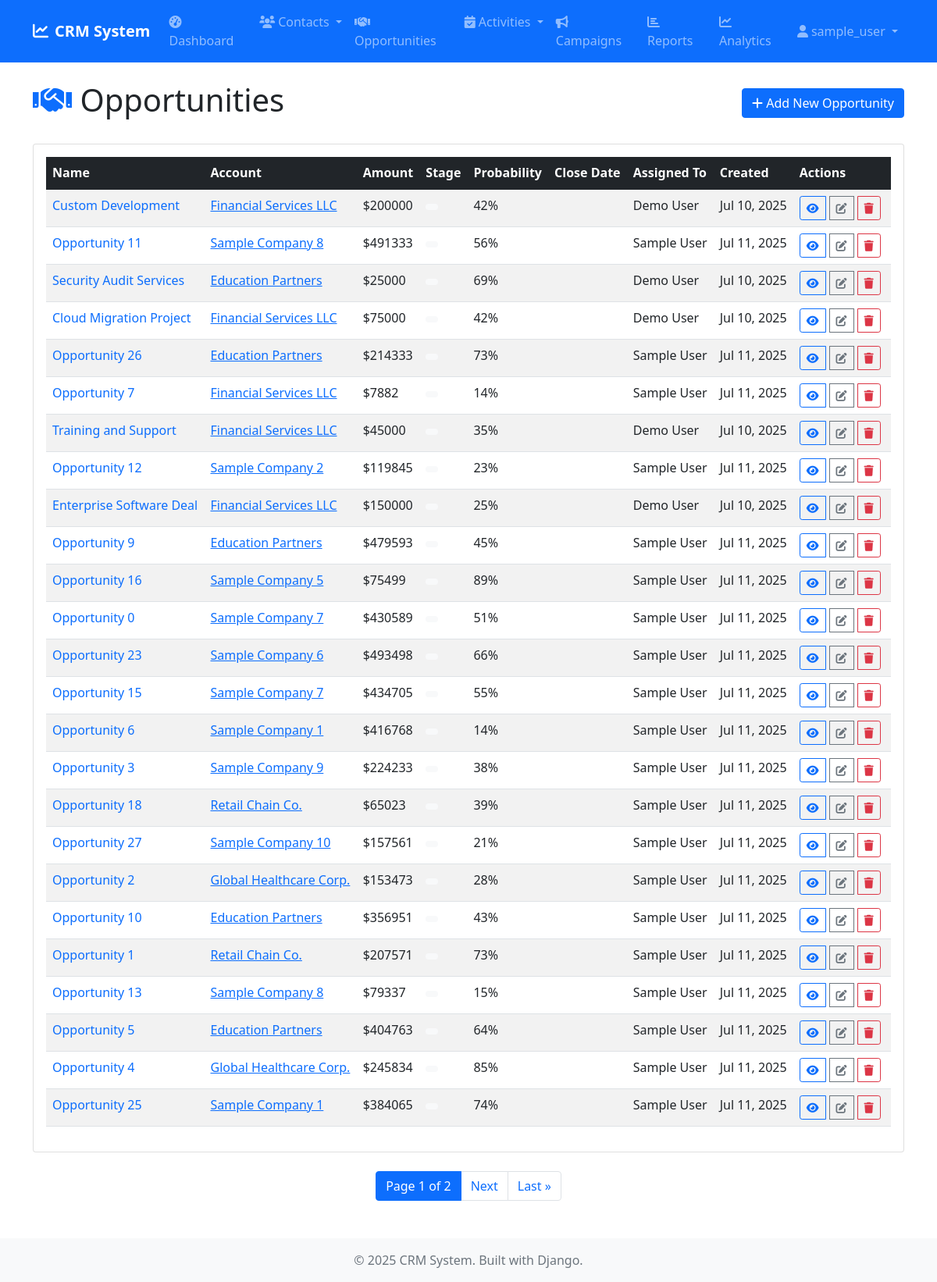
Before: /opportunities/ (signed in) with the older database file.
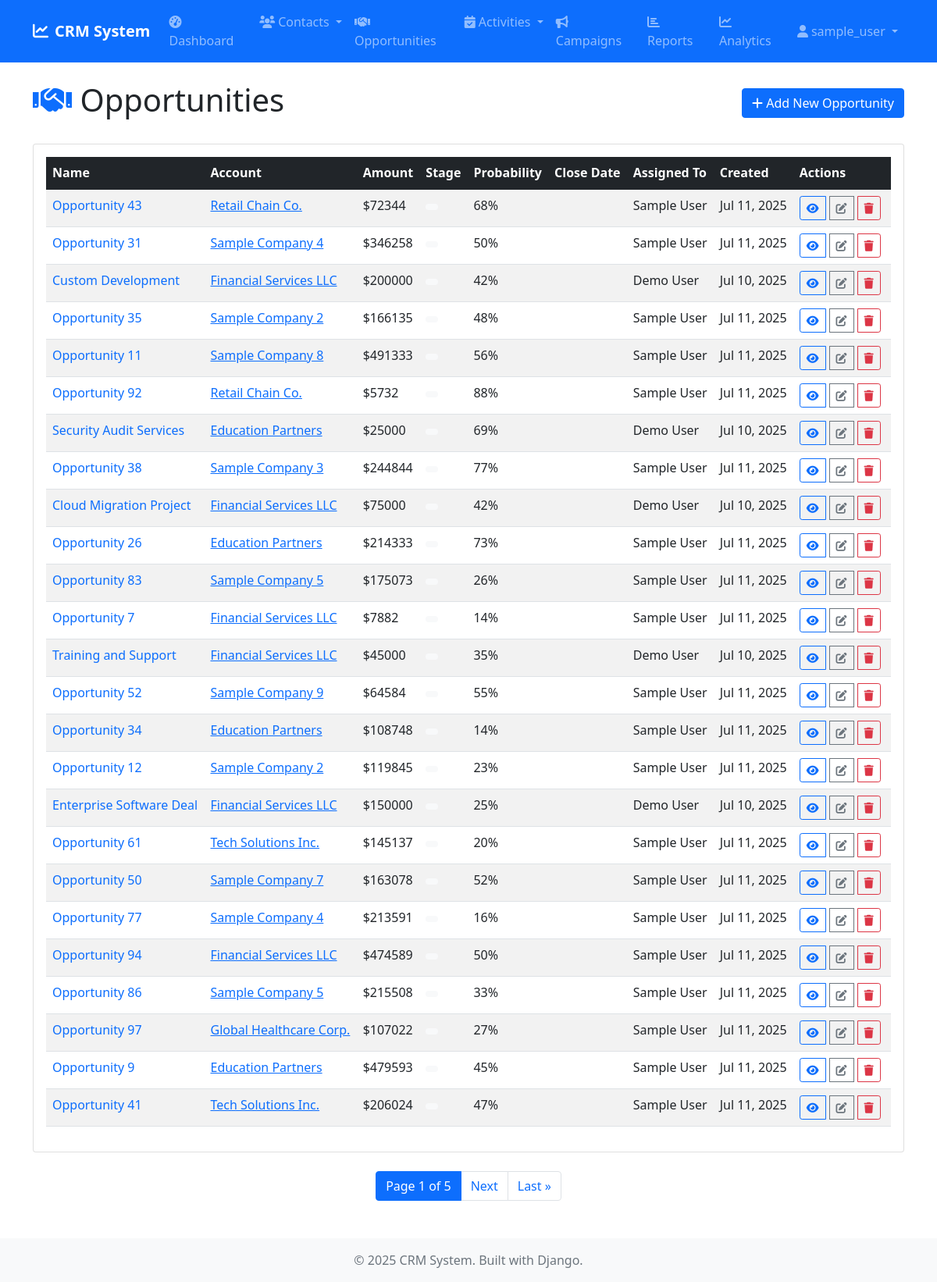
After: the same page with the newer database file.
### opportunities/models.py (models this page shows, shortened)
class Opportunity(models.Model):
    SALES_STAGE = [
        ('prospecting', 'Prospecting'),
        ('qualification', 'Qualification'),
        ('needs_analysis', 'Needs Analysis'),
        ('value_proposition', 'Value Proposition'),
        ('id_decision_makers', 'Id. Decision Makers'),
        ('perception_analysis', 'Perception Analysis'),
        ('proposal', 'Proposal/Price Quote'),
        ('negotiation', 'Negotiation/Review'),
        ('closed_won', 'Closed Won'),
        ('closed_lost', 'Closed Lost'),
    ]
    LEAD_SOURCE = [
        ('existing_customer', 'Existing Customer'),
        ('partner', 'Partner'),
        ('public_relations', 'Public Relations'),
        ('direct_mail', 'Direct Mail'),
        ('conference', 'Conference'),
        ('trade_show', 'Trade Show'),
        ('web_site', 'Web Site'),
        ('word_of_mouth', 'Word of mouth'),
        ('email', 'Email'),
        ('campaign', 'Campaign'),
        ('other', 'Other'),
    ]
    TYPE_CHOICES = [
        ('existing_business', 'Existing Business'),
        ('new_business', 'New Business'),
    ]
    name = models.CharField(max_length=200)
    account = models.ForeignKey(Account, on_delete=models.CASCADE, related_name='opportunities')
    contact = models.ForeignKey(Contact, on_delete=models.SET_NULL, null=True, blank=True)
    amount = models.DecimalField(max_digits=15, decimal_places=2)
    sales_stage = models.CharField(max_length=20, choices=SALES_STAGE, default='prospecting')
    probability = models.IntegerField(default=0, help_text='Probability of closing (0-100%)')
    expected_close_date = models.DateField()
    opportunity_type = models.CharField(max_length=20, choices=TYPE_CHOICES, blank=True)
    lead_source = models.CharField(max_length=20, choices=LEAD_SOURCE, blank=True)
    next_step = models.CharField(max_length=200, blank=True)
    description = models.TextField(blank=True)
    assigned_to = models.ForeignKey(User, on_delete=models.SET_NULL, null=True, blank=True)
    created_by = models.ForeignKey(User, on_delete=models.SET_NULL, null=True, blank=True, related_name='created_opportunities')
    created_at = models.DateTimeField(auto_now_add=True)
    updated_at = models.DateTimeField(auto_now=True)
    class Meta:
        ordering = ['-expected_close_date']
        verbose_name_plural = 'Opportunities'

### accounts/models.py (models this page shows, shortened)
class Account(models.Model):
    ACCOUNT_TYPES = [
        ('customer', 'Customer'),
        ('prospect', 'Prospect'),
        ('partner', 'Partner'),
        ('competitor', 'Competitor'),
        ('other', 'Other'),
    ]
    INDUSTRIES = [
        ('technology', 'Technology'),
        ('healthcare', 'Healthcare'),
        ('finance', 'Finance'),
        ('education', 'Education'),
        ('retail', 'Retail'),
        ('manufacturing', 'Manufacturing'),
        ('other', 'Other'),
    ]
    name = models.CharField(max_length=200)
    account_type = models.CharField(max_length=20, choices=ACCOUNT_TYPES, default='customer')
    industry = models.CharField(max_length=20, choices=INDUSTRIES, blank=True)
    website = models.URLField(blank=True)
    phone = models.CharField(max_length=20, blank=True)
    email = models.EmailField(blank=True)
    billing_street = models.TextField(blank=True)
    billing_city = models.CharField(max_length=100, blank=True)
    billing_state = models.CharField(max_length=100, blank=True)
    billing_postal_code = models.CharField(max_length=20, blank=True)
    billing_country = models.CharField(max_length=100, blank=True)
    shipping_street = models.TextField(blank=True)
    shipping_city = models.CharField(max_length=100, blank=True)
    shipping_state = models.CharField(max_length=100, blank=True)
    shipping_postal_code = models.CharField(max_length=20, blank=True)
    shipping_country = models.CharField(max_length=100, blank=True)
    annual_revenue = models.DecimalField(max_digits=15, decimal_places=2, null=True, blank=True)
    employees = models.IntegerField(null=True, blank=True)
    description = models.TextField(blank=True)
    assigned_to = models.ForeignKey(User, on_delete=models.SET_NULL, null=True, blank=True)
    created_by = models.ForeignKey(User, on_delete=models.SET_NULL, null=True, blank=True, related_name='created_accounts')
    created_at = models.DateTimeField(auto_now_add=True)
    updated_at = models.DateTimeField(auto_now=True)
    class Meta:
        ordering = ['name']

### opportunities/views.py (the view)
# urls.py: path('', views.OpportunityListView.as_view(), name='list'),
class OpportunityListView(LoginRequiredMixin, ListView):
    model = Opportunity
    template_name = 'opportunities/opportunity_list.html'
    context_object_name = 'opportunities'
    paginate_by = 25
    def get_queryset(self):
        return Opportunity.objects.select_related('account', 'contact', 'assigned_to').order_by('-expected_close_date')

### templates/opportunities/opportunity_list.html (shortened to what the changed rows need)
{% extends 'base.html' %}
{% block content %}
<div class="d-flex justify-content-between align-items-center mb-4">
    <h1><i class="fas fa-handshake text-primary"></i> Opportunities</h1>
</div>
<div class="card">
    <div class="card-body">
        <div class="table-responsive">
            <table class="table table-striped table-hover">
                <thead class="table-dark">
                    <tr>
                        <th>Name</th>
                        <th>Account</th>
                        <th>Amount</th>
                        <th>Stage</th>
                        <th>Probability</th>
                        <th>Close Date</th>
                        <th>Assigned To</th>
                        <th>Created</th>
                        <th>Actions</th>
                    </tr>
                </thead>
                <tbody>
                    {% for opportunity in opportunities %}
                    <tr>
                        <td>
                            <a href="{% url 'opportunities:detail' opportunity.pk %}" class="text-decoration-none">
                                {{ opportunity.name }}
                            </a>
                        </td>
                        <td>
                            {% if opportunity.account %}
                                <a href="{% url 'accounts:detail' opportunity.account.pk %}">{{ opportunity.account.name }}</a>
                            {% else %}
                                -
                            {% endif %}
                        </td>
                        <td>
                            {% if opportunity.amount %}
                                ${{ opportunity.amount|floatformat:0 }}
                            {% else %}
                                -
                            {% endif %}
                        </td>
                        <td>
                            <span class="badge {% if opportunity.stage == 'prospecting' %}bg-info{% elif opportunity.stage == 'qualification' %}bg-warning{% elif opportunity.stage == 'proposal' %}bg-primary{% elif opportunity.stage == 'negotiation' %}bg-secondary{% elif opportunity.stage == 'closed_won' %}bg-success{% elif opportunity.stage == 'closed_lost' %}bg-danger{% else %}bg-light text-dark{% endif %}">
                            </span>
                        </td>
                        <td>{{ opportunity.probability }}%</td>
                        <td>{{ opportunity.close_date|date:"M d, Y" }}</td>
                        <td>{{ opportunity.assigned_to.get_full_name|default:"-" }}</td>
                        <td>{{ opportunity.created_at|date:"M d, Y" }}</td>
                        <td>
                            <div class="btn-group" role="group">
                                <a href="{% url 'opportunities:detail' opportunity.pk %}" class="btn btn-sm btn-outline-primary" title="View">
                                    <i class="fas fa-eye"></i>
                                </a>
                                <a href="{% url 'opportunities:edit' opportunity.pk %}" class="btn btn-sm btn-outline-secondary" title="Edit">
                                    <i class="fas fa-edit"></i>
                                </a>
                                <a href="{% url 'opportunities:delete' opportunity.pk %}" class="btn btn-sm btn-outline-danger" title="Delete">
                                    <i class="fas fa-trash"></i>
                                </a>
                            </div>
                        </td>
                    </tr>
                    {% endfor %}
                </tbody>
            </table>
        </div>
    </div>
</div>
{% if is_paginated %}
<nav aria-label="Page navigation">
    <ul class="pagination justify-content-center mt-4">
        <li class="page-item active">
            <span class="page-link">
                Page {{ page_obj.number }} of {{ page_obj.paginator.num_pages }}
            </span>
        </li>
        {% if page_obj.has_next %}
            <li class="page-item">
                <a class="page-link" href="?page={{ page_obj.next_page_number }}">Next</a>
            </li>
            <li class="page-item">
                <a class="page-link" href="?page={{ page_obj.paginator.num_pages }}">Last &raquo;</a>
            </li>
        {% endif %}
    </ul>
</nav>
{% endif %}
{% endblock %}

Changed rows visible on the page:
no longer on this page (row unchanged): Opportunity: name "Opportunity 16", account.name "Sample Company 5", amount "75499", probability "89", assigned_to.get_full_name "Sample User", created_at "Jul 11, 2025"
no longer on this page (row unchanged): Opportunity: name "Opportunity 0", account.name "Sample Company 7", amount "430589", probability "51", assigned_to.get_full_name "Sample User", created_at "Jul 11, 2025"
no longer on this page (row unchanged): Opportunity: name "Opportunity 23", account.name "Sample Company 6", amount "493498", probability "66", assigned_to.get_full_name "Sample User", created_at "Jul 11, 2025"
no longer on this page (row unchanged): Opportunity: name "Opportunity 15", account.name "Sample Company 7", amount "434705", probability "55", assigned_to.get_full_name "Sample User", created_at "Jul 11, 2025"
no longer on this page (row unchanged): Opportunity: name "Opportunity 6", account.name "Sample Company 1", amount "416768", probability "14", assigned_to.get_full_name "Sample User", created_at "Jul 11, 2025"
no longer on this page (row unchanged): Opportunity: name "Opportunity 3", account.name "Sample Company 9", amount "224233", probability "38", assigned_to.get_full_name "Sample User", created_at "Jul 11, 2025"
no longer on this page (row unchanged): Opportunity: name "Opportunity 18", account.name "Retail Chain Co.", amount "65023", probability "39", assigned_to.get_full_name "Sample User", created_at "Jul 11, 2025"
no longer on this page (row unchanged): Opportunity: name "Opportunity 27", account.name "Sample Company 10", amount "157561", probability "21", assigned_to.get_full_name "Sample User", created_at "Jul 11, 2025"
no longer on this page (row unchanged): Opportunity: name "Opportunity 2", account.name "Global Healthcare Corp.", amount "153473", probability "28", assigned_to.get_full_name "Sample User", created_at "Jul 11, 2025"
no longer on this page (row unchanged): Opportunity: name "Opportunity 10", account.name "Education Partners", amount "356951", probability "43", assigned_to.get_full_name "Sample User", created_at "Jul 11, 2025"
no longer on this page (row unchanged): Opportunity: name "Opportunity 1", account.name "Retail Chain Co.", amount "207571", probability "73", assigned_to.get_full_name "Sample User", created_at "Jul 11, 2025"
no longer on this page (row unchanged): Opportunity: name "Opportunity 13", account.name "Sample Company 8", amount "79337", probability "15", assigned_to.get_full_name "Sample User", created_at "Jul 11, 2025"
no longer on this page (row unchanged): Opportunity: name "Opportunity 5", account.name "Education Partners", amount "404763", probability "64", assigned_to.get_full_name "Sample User", created_at "Jul 11, 2025"
no longer on this page (row unchanged): Opportunity: name "Opportunity 4", account.name "Global Healthcare Corp.", amount "245834", probability "85", assigned_to.get_full_name "Sample User", created_at "Jul 11, 2025"
no longer on this page (row unchanged): Opportunity: name "Opportunity 25", account.name "Sample Company 1", amount "384065", probability "74", assigned_to.get_full_name "Sample User", created_at "Jul 11, 2025"
added Opportunity: name "Opportunity 43", account.name "Retail Chain Co.", amount "72344", probability "68", assigned_to.get_full_name "Sample User", created_at "Jul 11, 2025"
added Opportunity: name "Opportunity 31", account.name "Sample Company 4", amount "346258", probability "50", assigned_to.get_full_name "Sample User", created_at "Jul 11, 2025"
added Opportunity: name "Opportunity 35", account.name "Sample Company 2", amount "166135", probability "48", assigned_to.get_full_name "Sample User", created_at "Jul 11, 2025"
added Opportunity: name "Opportunity 92", account.name "Retail Chain Co.", amount "5732", probability "88", assigned_to.get_full_name "Sample User", created_at "Jul 11, 2025"
added Opportunity: name "Opportunity 38", account.name "Sample Company 3", amount "244844", probability "77", assigned_to.get_full_name "Sample User", created_at "Jul 11, 2025"
added Opportunity: name "Opportunity 83", account.name "Sample Company 5", amount "175073", probability "26", assigned_to.get_full_name "Sample User", created_at "Jul 11, 2025"
added Opportunity: name "Opportunity 52", account.name "Sample Company 9", amount "64584", probability "55", assigned_to.get_full_name "Sample User", created_at "Jul 11, 2025"
added Opportunity: name "Opportunity 34", account.name "Education Partners", amount "108748", probability "14", assigned_to.get_full_name "Sample User", created_at "Jul 11, 2025"
added Opportunity: name "Opportunity 61", account.name "Tech Solutions Inc.", amount "145137", probability "20", assigned_to.get_full_name "Sample User", created_at "Jul 11, 2025"
added Opportunity: name "Opportunity 50", account.name "Sample Company 7", amount "163078", probability "52", assigned_to.get_full_name "Sample User", created_at "Jul 11, 2025"
added Opportunity: name "Opportunity 77", account.name "Sample Company 4", amount "213591", probability "16", assigned_to.get_full_name "Sample User", created_at "Jul 11, 2025"
added Opportunity: name "Opportunity 94", account.name "Financial Services LLC", amount "474589", probability "50", assigned_to.get_full_name "Sample User", created_at "Jul 11, 2025"
added Opportunity: name "Opportunity 86", account.name "Sample Company 5", amount "215508", probability "33", assigned_to.get_full_name "Sample User", created_at "Jul 11, 2025"
added Opportunity: name "Opportunity 97", account.name "Global Healthcare Corp.", amount "107022", probability "27", assigned_to.get_full_name "Sample User", created_at "Jul 11, 2025"
added Opportunity: name "Opportunity 41", account.name "Tech Solutions Inc.", amount "206024", probability "47", assigned_to.get_full_name "Sample User", created_at "Jul 11, 2025"
Other visible differences:
{{ page_obj.paginator.num_pages }}: "2" → "5"
